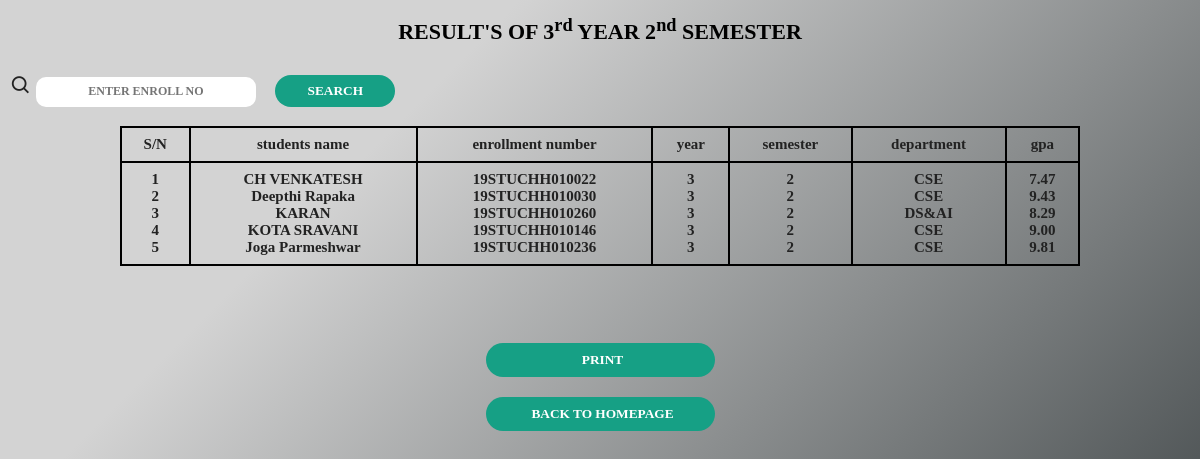
The app's page /result/totalresults3_2.php (signed in) with its own data.
### tables this page shows
CREATE TABLE `results3_2` (
  `rid` int(11) NOT NULL,
  `s_name` varchar(100) DEFAULT NULL,
  `s_enroll_no` varchar(100) DEFAULT NULL,
  `s_department` varchar(15) DEFAULT NULL,
  `s_year` int(11) DEFAULT NULL,
  `s_email_id` varchar(100) DEFAULT NULL,
  `s_semester` int(11) DEFAULT NULL,
  `gpa` float(5,2) DEFAULT NULL
);

### result/totalresults3_2.php (the view, shortened to what this page needs)
<?php
    include("connection.php");
?>
<!DOCTYPE html>
<html lang="en">
<head>
    <link href='https://unpkg.com/boxicons@2.0.7/css/boxicons.min.css' rel='stylesheet'>
</head>
<body>
<center><h2>RESULT'S OF 3<sup>rd</sup> YEAR 2<sup>nd</sup> SEMESTER</h2></center>
<form method="post" action="search/search3_2.php">
  <i class='bx bx-search' ></i>
  <input type="text" name="enroll_no" placeholder="ENTER ENROLL NO" value=""></td>
  <input type="submit" value="SEARCH"></div><br><br>
</form>
<center><table>
<thead>
    <th>S/N</th>
    <th>students name</th>
    <th>enrollment number</th>
    <th>year</th>
    <th>semester</th>
    <th>department</th>
    <th>gpa</th>
</thead>
  <tr>
    <th>
        <?php
                $c=1;
                $sql="select * from results3_2";
                $result= $con->query($sql);
                while($row = $result->fetch_assoc()) {
                 if($row["s_year"] == 3  && $row["s_semester"] == 2 ){
                   echo "".$c."";
                   echo"<br> ";
                   $c++;
                 }
               }
                ?>
                </th>
    <th>
    <?php
                 $sql="select * from results3_2";
                 $result= $con->query($sql);
                 while($row = $result->fetch_assoc()) {
                  if($row["s_year"] == 3  && $row["s_semester"] == 2 ){
                    echo "". $row["s_name"]. "";
                    echo"<br> ";
                  }
                }
                ?>
    </th>
    <th>
    <?php
                 $sql="select * from results3_2";
                 $result= $con->query($sql);
                 while($row = $result->fetch_assoc()) {
                  if($row["s_year"] == 3 && $row["s_semester"] == 2 ){
                    echo "". $row["s_enroll_no"]. "";
                    echo"<br> ";
                  }
                }
                ?>
    </th>
    <th>
    <?php
                 $sql="select * from results3_2";
                 $result= $con->query($sql);
                 while($row = $result->fetch_assoc()) {
                  if($row["s_year"] == 3  && $row["s_semester"] == 2 ){
                    echo "". $row["s_year"]. "";
                    echo"<br> ";
                  }
                }
                ?>
    </th>
    <th>
    <?php
                 $sql="select * from results3_2";
                 $result= $con->query($sql);
                 while($row = $result->fetch_assoc()) {
                  if($row["s_year"] == 3  && $row["s_semester"] == 2 ){
                    echo "". $row["s_semester"]. "";
                    echo"<br> ";
                  }
                }
                ?>
    </th>
    <th>
    <?php
                 $sql="select * from results3_2";
                 $result= $con->query($sql);
                 while($row = $result->fetch_assoc()) {
                  if($row["s_year"] == 3 && $row["s_semester"] == 2){
                    echo "". $row["s_department"]. "";
                    echo"<br> ";
                  }
                }
                ?>
    </th>
    <th>
    <?php
                 $sql="select * from results3_2";
                 $result= $con->query($sql);
                 while($row = $result->fetch_assoc()) {
                  if($row["s_year"] == 3 && $row["s_semester"] == 2 ){
                    echo "". $row["gpa"]. "";
                    echo"<br> ";
                  }
                }
                ?>
    </th>
  </tr>
</table></center>
<br><br><br>
<center><label><input type="submit1" value="PRINT" onclick="window.print()"></label></center>
<center><a href="/login/dashboard.php"><input type="submit1" value="Back to Homepage"><br><br></a></center>
</body>
</html>

### result/totalresults3_2.php (style rules this page uses)
body { margin: 0; padding: 0; background-color: #2d3436; background-image: linear-gradient(315deg, #2d3436 0%, #d3d3d3 74%); background-repeat: no-repeat; background-attachment: fixed; background-size: cover; font-size: 16px; color: #222; font-family: 'Roboto', sans-serif; font-weight: 300; }
h2 { font-family: 'times new roman'; margin: 0 0 0px 0; font-weight: 800; font-size: 22px; margin-top: 15px; text-align: center; color: black; margin-bottom: 10px; }
table { font-family: 'times new roman'; font-weight: 300; font-size: 15px; border-collapse: collapse; width: 80%; }
td, th { border: 2.5px solid black; text-align: center; padding: 8px; }
input[type="submit1"] { margin-top: 20px; width: 220px; height: 32px; background: #16a085; border: none; text-align: center; border-radius: 17px; padding-left: 7px; color: #FFF; font-family: 'times new roman'; font-weight: 700; text-transform: uppercase; transition: 0.1s ease; cursor: pointer; }
input[type="submit"] { margin-top: 20px; width: 120px; height: 32px; margin-left: 15px; background: #16a085; border: none; text-align: center; border-radius: 17px; padding-left: 7px; color: #FFF; font-family: 'times new roman'; font-weight: 700; text-transform: uppercase; transition: 0.1s ease; cursor: pointer; }
input[type="text"] { margin-bottom: 0px; padding: 0px; width: 220px; height: 30px; border: none; align:"left"; border-radius: 10px; padding-left: 0px; border-bottom: 0px solid #AAA; font-family: 'times new roman'; font-weight: 600; font-size: 12px; text-align:center; transition: 0.2s ease; }
i { margin-left: 10px; font-size: 22px; }

### records on screen
results3_2: s_name "CH VENKATESH", s_enroll_no "19STUCHH010022", s_year "3", s_semester "2", s_department "CSE", gpa "7.47"
results3_2: s_name "Deepthi Rapaka", s_enroll_no "19STUCHH010030", s_year "3", s_semester "2", s_department "CSE", gpa "9.43"
results3_2: s_name "KARAN", s_enroll_no "19STUCHH010260", s_year "3", s_semester "2", s_department "DS&AI", gpa "8.29"
results3_2: s_name "KOTA SRAVANI", s_enroll_no "19STUCHH010146", s_year "3", s_semester "2", s_department "CSE", gpa "9.00"
results3_2: s_name "Joga Parmeshwar", s_enroll_no "19STUCHH010236", s_year "3", s_semester "2", s_department "CSE", gpa "9.81"
